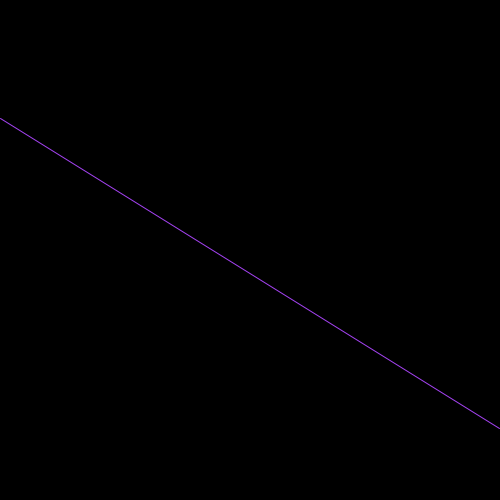
Frame 1 (no input)
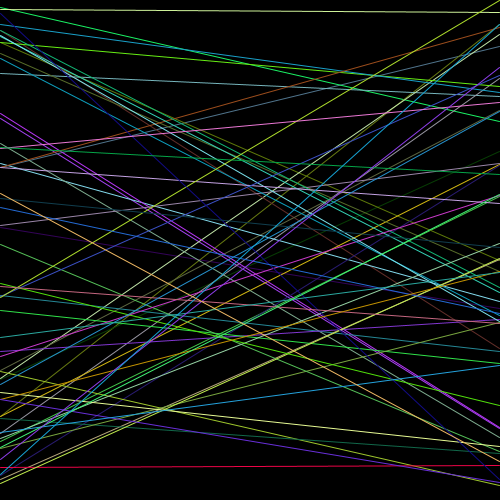
Frame 60 (the mouse pressed at the canvas centre just before this capture)
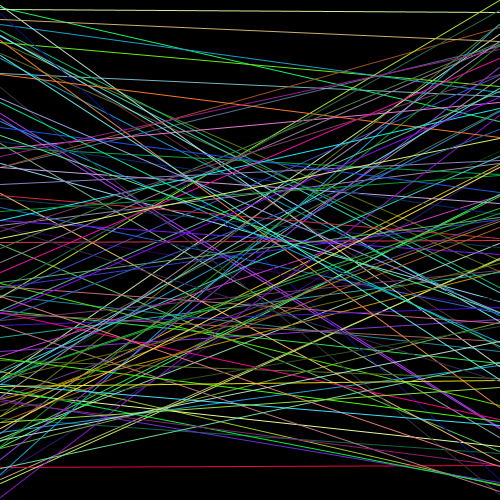
Frame 120 (the mouse held since frame 60 and released just before this capture)

The Processing sketch that drew these frames (run headless with seeded random() and noise(); from frame 60 on, the mouse is pressed at the canvas centre):

// Processing sketch: processing_64464
// ── processing_64464.pde

void setup() {
 
  size(500,500);
   background(0);
}


void draw()  {
 
  stroke(random(255), random(255), random(255));
  line(0,random(500), 499, random(500)); 
}
